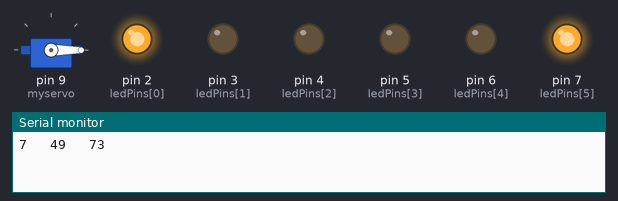
Bench run of a sketch on a simulated Arduino Uno, built with avr-gcc and run on an emulated ATmega328P. Shown: servo, output pins drawn as LEDs (lit = HIGH), the last lines printed to the serial monitor. Random numbers use the default seed unless the sketch sets one.

Above: at 0.1 s.
At 5.1 s:
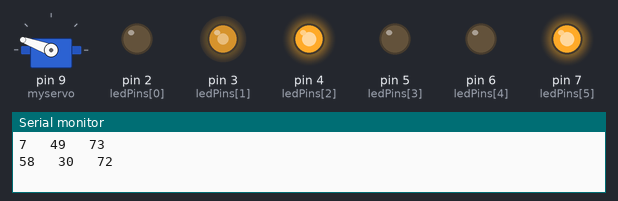
At 10.1 s:
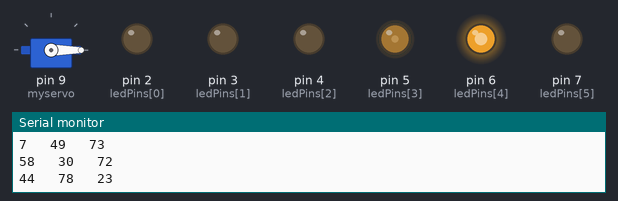
At 20.1 s:
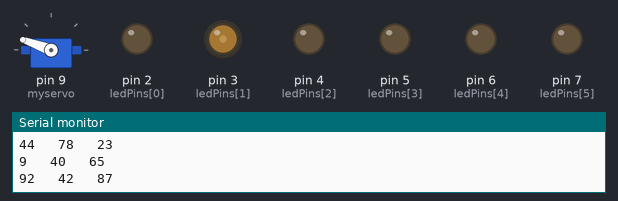
At 25.1 s:
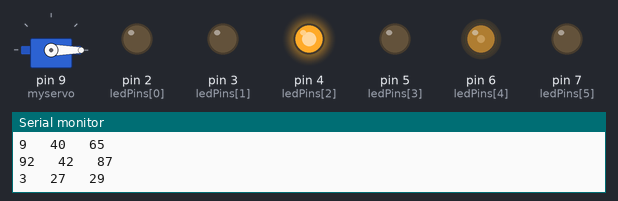
At 35.1 s:
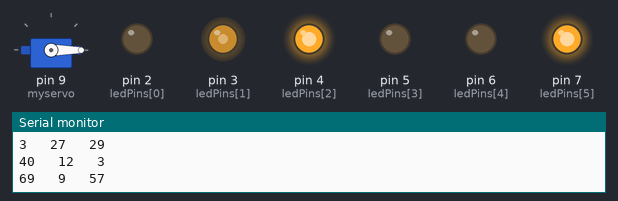
Timing chart, 0 to 36.6 s (numbered marks = the images above):
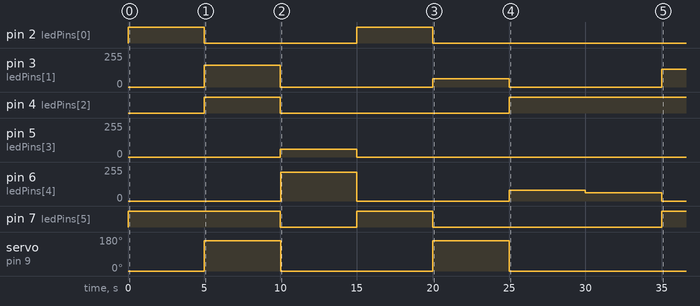

The sketch:

Final_Project_Representation.ino
```cpp
#include <Servo.h>

char apiKey[45] = "AIzaSyA0WdVqzk4Nw2f08GaEvMU97wvlkufLJiU";

Servo myservo;

String point1 = "50.424536, -104.595330";  // Wascana Parkway & 23th Ave
String point2 = "50.423426, -104.618089";  // 23th Ave & Albert St
String point3 = "50.434832, -104.618060";  // Ablert St & Regina Ave

int ledPins[] = {2,3,4,5,6,7};

int pos = 0;

int input[] = {0,0,0};

int temp;


void setup() {
  // put your setup code here, to run once:
Serial.begin(9600);

myservo.attach(9);

for(int i = 0; i < 6; i++)
  pinMode(ledPins[i],OUTPUT);
/*
myservo.write(pos);
delay(2000);
myservo.write(90);
delay(2000);*/

}

void loop() {
  // put your main code here, to run repeatedly:


  pos = 0;

for(int i = 0; i < 6; i++)
{
  digitalWrite(ledPins[i], LOW);
}

for(int i = 0; i < 3; i++)
{
  input[i] = random(0 , 100);
  pos += input[i];
  Serial.print(input[i]);
  Serial.print("   ");
  if(input[i] < 50)
  {
    temp = input[i] * 1023 / 50;
    analogWrite(ledPins[i*2],temp);
  }
  else
  {
    temp = (input[i] - 50) * 1023 / 50;
    analogWrite(ledPins[i*2+1], temp);
  }
}
Serial.println(" ");

if(pos >= 150)
myservo.write(160);
else
myservo.write(0);
delay(5000);
}
```

Measured:
- by itself, pin 2 (ledPins[0]): alternates HIGH for 5.0 s and LOW for 10.0 s, 4 changes in all, then stays LOW
- by itself, pin 4 (ledPins[2]): LOW → HIGH at 5.0 s, → LOW 5.0 s later, → HIGH 15.0 s later
- by itself, pin 5 (ledPins[3]): 0/255 → 60/255 at 10.0 s, → 0/255 5.0 s later
- by itself, pin 7 (ledPins[5]): goes HIGH 10.0 s, LOW 5.0 s, HIGH 5.0 s, LOW 15.0 s, then HIGH
- by itself, servo on pin 9 (myservo): alternates 160° for 5.0 s and 0° for 10.0 s
- by itself, pin 3 (ledPins[1]): 0/255 → 163/255 at 5.0 s, → 0/255 5.0 s later, → 61/255 10.0 s later, → 0/255 5.0 s later, … (5 changes in this stretch)
- by itself, pin 6 (ledPins[4]): 0/255 → 214/255 at 10.0 s, → 0/255 5.0 s later, → 81/255 10.0 s later, → 61/255 5.0 s later, … (5 changes in this stretch)
